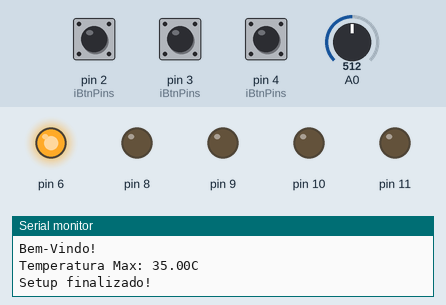
Bench run of a program on a simulated Arduino Uno, built with avr-gcc and run on an emulated ATmega328P. Shown: output pins drawn as LEDs (lit = HIGH), the last lines printed to the serial monitor. Dashed ring = blinking. The test bench sets the inputs (shaded band); at power-on: pin 2 (iBtnPins) HIGH, pin 3 (iBtnPins) HIGH, A0 = 512, pin 4 (iBtnPins) HIGH.

Above: at 1.2 s.
1.3 s: pin 2 (iBtnPins) pulled LOW for 1 s
At 2.25 s:
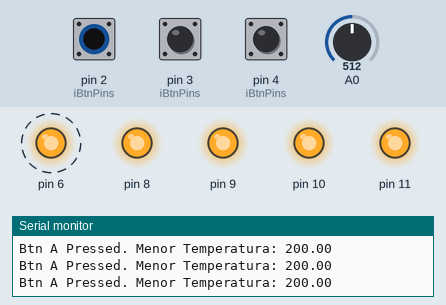
At 4.6 s:
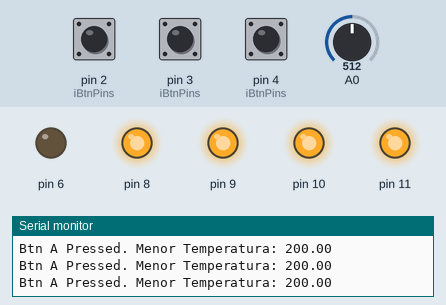
4.8 s: pin 3 (iBtnPins) pulled LOW for 3.2 s
At 5.8 s:
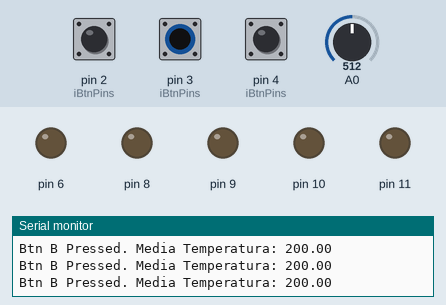
9.5 s: A0 set to 122
11.0 s: pin 4 (iBtnPins) pulled LOW for 3.2 s
At 13.87 s:
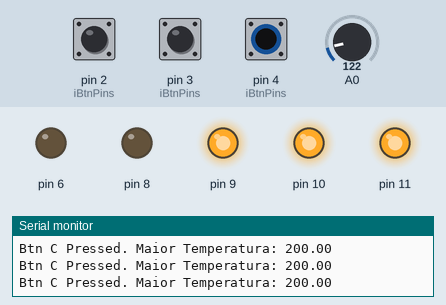
15.7 s: pin 2 (iBtnPins) pulled LOW for 0.15 s
17.5 s: pin 3 (iBtnPins) pulled LOW for 1 s
Timing chart, 0 to 20.5 s (numbered marks = the images above; inputs shaded):
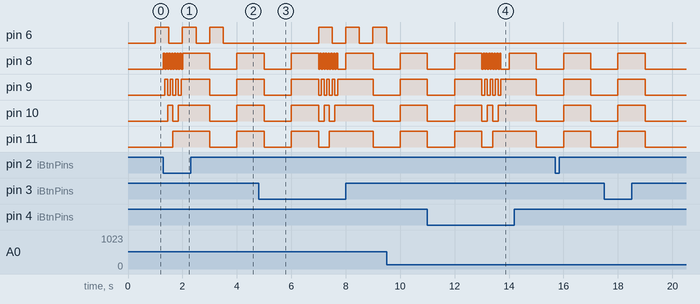

Measured:
- after the input at 1.3 s, pin 8: goes 7 × (HIGH 0.05 s, LOW 0.05 s), HIGH 1.0 s, LOW 1.0 s, then HIGH, starting at once; pin 9: goes 3 × (HIGH 0.10 s, LOW 0.10 s), HIGH 1.0 s, LOW 1.0 s, then HIGH, starting after 0.05 s
- by itself, pin 6: alternates HIGH for 0.50 s and LOW for 0.50 s

The program:

main.cpp
```cpp
/*

Nome: Yhan Christian Souza Silva
Data: 22/09/2023

Passo 1: Monte um circuito contento 1 TMP36, 3 botão, 4 leds, e 1 buzzer.
Passo 2: Implemente um programa para monitorar a temperatura e fornecer informações sobre sua
variação no ambiente.
✔ Os leds deverão ser usados para indicar a quantidade de vezes que os botões (b1, b2 e b3) foram
pressionados (represente nos leds o valor em binário: 0-F ). Lembre-se de fazer o tratamento do
efeito de bounce.
✔ Quando a contagem (b1+b2+b3) ultrapassar o valor decimal igual a 15, os leds devem piscar 3
vezes, sendo 1 segundos ligado e 1 segundo desligado .
✔ Após os leds piscarem 3 vezes, o contador deve ser zerado e os leds devem retornar ao valor
inicial (todos apagados).
✔ As medições de temperatura devem ser realizadas a cada 1 segundo.
✔ Independente dos botões, o buzzer deve apitar a cada 3 segundos (sendo 0,5 segundo ligado e
0,5 segundo desligado) quando a temperatura medida for superior ao valor limite estabelecido.
✔ Quando a temperatura estiver abaixo do limite estabelecido, o buzzer deve permanecer
desligados.
Passo 3: Defina as funções de cada botão no circuito.
✔ Quando o botão 1 for pressionado deve ser mostrado no monitor serial o menor valor de
temperatura mensurado durante o experimento;
✔ Quando o botão 2 for pressionado deve ser mostrado no monitor serial a temperatura média
medida nos últimos 30 segundos (as medições devem ser feitas a cada 1 segundo);
✔ Quando a chave 3 for pressionada deve ser mostrado no monitor serial a temperatura máxima
mensurada durante o experimento.

Observação: Para realizar a atividade utilize o sensor de temperatura TMP36 disponível no
Tinkercad ao invés do LM35 (indisponível no Tinkercad). Pesquise uma forma adequada de
realização do cálculo de temperatura utilizando o TMP36 para implementar o seu código.

*/

/* Include -------------------------------------------------------------------*/
#include <Arduino.h>

/* Define --------------------------------------------------------------------*/

/* SERIAL --------------------------------------------------------------------*/
#define BAUD_RATE 9600

/* INPUTS --------------------------------------------------------------------*/
#define SENSOR_TEMP A0
#define GPIO_BTN_A 2
#define GPIO_BTN_B 3
#define GPIO_BTN_C 4

/* OUTPUTS -------------------------------------------------------------------*/
#define GPIO_BUZZER 6
#define GPIO_LED_A 8
#define GPIO_LED_B 9
#define GPIO_LED_C 10
#define GPIO_LED_D 11

/* DEFINES GERAIS PROJETO ----------------------------------------------------*/
#define MAX_LEITURAS 30
#define MAX_TEMPERATURA 35.0
#define MAX_CONTADOR 15

/* Typedef -------------------------------------------------------------------*/

/*Callbacks*/
typedef void (*pvButtonCallback)(void);

/*Enum - Botões*/
typedef enum
{
  BUTTON_A = 0,
  BUTTON_B,
  BUTTON_C,
  MAX_BUTTONS
} e_buttons_t;

/*Enum - Leds*/
enum
{
  LED_A = 0,
  LED_B,
  LED_C,
  LED_D,
  MAX_LEDS
};

/*Enum - Timers*/
typedef enum
{
  TIMER_DEBOUNCE_BTN_A,
  TIMER_DEBOUNCE_BTN_B,
  TIMER_DEBOUNCE_BTN_C,
  TIMER_1_SEG,
  TIMER_BLINK_LED,
  TIMER_BUZZER,
  MAX_TIMERS
} e_timeout_t;

/*Enum - Tempos Timers*/
enum
{
  TEMPO_TIMER_DEBOUNCE_BTN_A = 50,
  TEMPO_TIMER_DEBOUNCE_BTN_B = 50,
  TEMPO_TIMER_DEBOUNCE_BTN_C = 50,
  TEMPO_TIMER_1_SEG = 1000,
  TEMPO_TIMER_BLINK_LED = 1000,
  TEMPO_TIMER_BUZZER = 500,
};

/* Struct Buttons*/
typedef struct
{
  int *piButtonsPins;
  int iNumButtons;
  pvButtonCallback pvCallbackBtnPressed[MAX_BUTTONS];
} st_buttons_t;

/* Struct Leds*/
typedef struct
{
  int *piLedsPins;
  int iNumLeds;
} st_leds_t;

/* Struct Timers*/
typedef struct
{
  unsigned long ulTimers[MAX_TIMERS];
  bool fTimerExpirado[MAX_TIMERS];
} st_timers_t;

/* Struct Dados Temperatura*/
typedef struct
{
  float fTempMin;
  float fTempMax;
  float fUltimoValor;
  float fLeiturasTemp[MAX_LEITURAS];
  float fTempMedia;
  int iContadorMedia;
  bool fIniciaLeituraTemp;
} st_tempdata_t;

/* Struct Eventos (Contador e Buzzer)*/
typedef struct
{
  int iContador;
  bool fBuzzerLigado;
  bool fReiniciaContador;
} st_eventos_t;

/* Public objects ------------------------------------------------------------*/
const static int iBtnPins[] = {GPIO_BTN_A, GPIO_BTN_B, GPIO_BTN_C};
const static st_buttons_t gstButtons = {
    .piButtonsPins = (int *)iBtnPins,
    .iNumButtons = MAX_BUTTONS};

const static int iLedsGpio[] = {GPIO_LED_A, GPIO_LED_B, GPIO_LED_C, GPIO_LED_D};
const static st_leds_t gstLeds = {
    .piLedsPins = (int *)iLedsGpio,
    .iNumLeds = MAX_LEDS};

st_tempdata_t gstDadosTemperatura;
st_timers_t gstTimers;
st_eventos_t gstEventos;

/* Global constants -----------------------------------------------------------*/
const int gviTempoTimers[MAX_TIMERS] = {
    TEMPO_TIMER_DEBOUNCE_BTN_A,
    TEMPO_TIMER_DEBOUNCE_BTN_B,
    TEMPO_TIMER_DEBOUNCE_BTN_C,
    TEMPO_TIMER_1_SEG,
    TEMPO_TIMER_BLINK_LED,
    TEMPO_TIMER_BUZZER};

/* Global Variables -----------------------------------------------------------*/

/* Function prototypes -------------------------------------------------------*/
void ConfigButtons(const st_buttons_t *pstButtons);
void SetBtnPressedCallback(st_buttons_t *pstButtons, e_buttons_t eButton, pvButtonCallback pvCallback);
void CallbackButtonPressedA();
void CallbackButtonPressedB();
void CallbackButtonPressedC();
void CheckButtonsPressed(const st_buttons_t *pstButtons, st_timers_t *pstTimers);
void ConfigLeds(const st_leds_t *pstLeds);
void SetLedsOutput(const st_leds_t *pstLeds, int iValue);
void ConfigBuzzer(const int iPin);
void SetBuzzerOutput(const int iPin, st_eventos_t *pstEventos);
void IniciaVariaveis();
void IniciaTimers(st_timers_t *pstTimers);
void AtualizaTimers(st_timers_t *pstTimers);
bool fEstouroTimer(st_timers_t *pstTimers, e_timeout_t eTimeout);
void ResetaTimers(st_timers_t *pstTimers, e_timeout_t eTimeout);
float fLeituraTemperatura(const int iPin);
void AtualizaTemperatura(st_tempdata_t *pstTempData, float fUltimaLeitura);
bool fTemperaturaLimite(st_tempdata_t *pstTempData);
void AtualizaContador(st_eventos_t *pstEventos);
void ReiniciaContador(st_eventos_t *pstEventos);

/* Setup  --------------------------------------------------------------------*/
void setup()
{
  /* Habilita Serial */
  Serial.begin(BAUD_RATE);

  /*Configura Botões como ENTRADA PULL_UP */
  ConfigButtons(&gstButtons);

  /*Configura LEDs como Saídas e inicia com todos desligados */
  ConfigLeds(&gstLeds);

  /*Configura Buzzer como Saída e mantém desligado */
  ConfigBuzzer(GPIO_BUZZER);

  /* Inicializa Variáveis e Estruturas Globais */
  IniciaVariaveis();

  /*Configura e Inializa Timers do Projeto */
  IniciaTimers(&gstTimers);

  /*Msg informando a temperatura máx setada*/
  Serial.println("Bem-Vindo!");
  Serial.println("Temperatura Max: " + String(MAX_TEMPERATURA) + "C");

  /*Msg informando que SETUP foi finalizado*/
  Serial.println(F("Setup finalizado!"));
}

/* Loop ----------------------------------------------------------------------*/
void loop()
{
  /*Variáveis do Escopo Loop */
  float fTemperaturaAtual;

  /*Atualiza Timers */
  AtualizaTimers(&gstTimers);

  /*Verifica Botão Pressionado - Trata Debounce e Executa Callback*/
  CheckButtonsPressed(&gstButtons, &gstTimers);

  /*Verifica se Contador atingiu limite*/
  if (gstEventos.fReiniciaContador)
  {
    /*Reinicia Contador*/
    ReiniciaContador(&gstEventos);
  }

  /*Atualiza Timer de 1s */
  if (fEstouroTimer(&gstTimers, TIMER_1_SEG))
  {
    /* Atualiza Temperatura atual */
    fTemperaturaAtual = fLeituraTemperatura(SENSOR_TEMP);
    /* Atualiza estrutura temperatura */
    AtualizaTemperatura(&gstDadosTemperatura, fTemperaturaAtual);

    /*Verifica se temperatura atingiu limite*/
    fTemperaturaLimite(&gstDadosTemperatura) ? (gstEventos.fBuzzerLigado = true) : (gstEventos.fBuzzerLigado = false);

    /*Reinicia Timer */
    ResetaTimers(&gstTimers, TIMER_1_SEG);
  }
  /*Buzzer Evento Temperatura Maxima*/
  SetBuzzerOutput(GPIO_BUZZER, &gstEventos);
}

/* Body of private functions -------------------------------------------------*/

/**
 * @Func       : ConfigButtons
 * @brief      : Configura botões como entrada PULL_UP
 * @param      : pstButtons -> Estrutura contendo BUTTON (GPIO) e NUM_MAX
 * @retval     : N.A
 */
void ConfigButtons(const st_buttons_t *pstButtons)
{
  int i = 0;
  for (i = 0; i < pstButtons->iNumButtons; i++)
  {
    pinMode(pstButtons->piButtonsPins[i], INPUT_PULLUP);
  }
  /*Configura CallBacks*/
  SetBtnPressedCallback((st_buttons_t *)pstButtons, BUTTON_A, CallbackButtonPressedA);
  SetBtnPressedCallback((st_buttons_t *)pstButtons, BUTTON_B, CallbackButtonPressedB);
  SetBtnPressedCallback((st_buttons_t *)pstButtons, BUTTON_C, CallbackButtonPressedC);
}

/**
 * @Func       : SetBtnPressedCallback
 * @brief      : Configura função de callback para botão pressionado
 * @param      : pstButtons -> Estrutura contendo BUTTON (GPIO) e NUM_MAX
 *             : eButton -> Botão que terá função de callback configurada
 *             : pvCallback -> Função de callback
 * @retval     : N.A
 */
void SetBtnPressedCallback(st_buttons_t *pstButtons, e_buttons_t eButton, pvButtonCallback pvCallback)
{
  pstButtons->pvCallbackBtnPressed[eButton] = pvCallback;
}

/**
 * @Func       : CallbackButtonPressedA
 * @brief      : Função de callback para botão A pressionado
 * @param      : N.A
 * @retval     : N.A
 */
void CallbackButtonPressedA()
{
  /*Variáveis do Escopo */
  char szBuffer[100 + 1];
  char szTempAux[8 + 1];
  /*Limpa Buffers */
  memset(szBuffer, 0, sizeof(szBuffer));
  memset(szTempAux, 0, sizeof(szTempAux));
  /*Converte e printa informação temperatura*/
  dtostrf(gstDadosTemperatura.fTempMin, 6, 2, szTempAux);
  snprintf(szBuffer, sizeof(szBuffer), "Btn A Pressed. Menor Temperatura: %s", szTempAux);
  Serial.println(szBuffer);
  /*Atualiza Contador*/
  AtualizaContador(&gstEventos);
}

/**
 * @Func       : CallbackButtonPressedB
 * @brief      : Função de callback para botão B pressionado
 * @param      : N.A
 * @retval     : N.A
 */
void CallbackButtonPressedB()
{
  /*Variáveis do Escopo */
  char szBuffer[100 + 1];
  char szTempAux[8 + 1];
  /*Limpa Buffers */
  memset(szBuffer, 0, sizeof(szBuffer));
  memset(szTempAux, 0, sizeof(szTempAux));
  /*Converte e printa informação temperatura*/
  dtostrf(gstDadosTemperatura.fTempMedia, 6, 2, szTempAux);
  snprintf(szBuffer, sizeof(szBuffer), "Btn B Pressed. Media Temperatura: %s", szTempAux);
  Serial.println(szBuffer);
  /*Atualiza Contador*/
  AtualizaContador(&gstEventos);
}

/**
 * @Func       : CallbackButtonPressedC
 * @brief      : Função de callback para botão C pressionado
 * @param      : N.A
 * @retval     : N.A
 */
void CallbackButtonPressedC()
{
  /*Variáveis do Escopo */
  char szBuffer[100 + 1];
  char szTempAux[8 + 1];
  /*Limpa Buffers */
  memset(szBuffer, 0, sizeof(szBuffer));
  memset(szTempAux, 0, sizeof(szTempAux));
  /*Converte e printa informação temperatura*/
  dtostrf(gstDadosTemperatura.fTempMax, 6, 2, szTempAux);
  snprintf(szBuffer, sizeof(szBuffer), "Btn C Pressed. Maior Temperatura: %s", szTempAux);
  Serial.println(szBuffer);
  /*Atualiza Contador*/
  AtualizaContador(&gstEventos);
}

/**
 * @Func       : CheckButtonsPressed
 * @brief      : Verifica se botão foi pressionado e executa função de callback
 * @param      : pstButtons -> Estrutura contendo BUTTON (GPIO) e NUM_MAX
 * @retval     : N.A
 */
void CheckButtonsPressed(const st_buttons_t *pstButtons, st_timers_t *pstTimers)
{
  int i = 0;
  for (i = 0; i < pstButtons->iNumButtons; i++)
  {
    if (digitalRead(pstButtons->piButtonsPins[i]) == LOW)
    {
      if (fEstouroTimer(pstTimers, (e_timeout_t)i))
      {
        pstButtons->pvCallbackBtnPressed[i]();
        ResetaTimers(pstTimers, (e_timeout_t)i);
      }
    }
  }
}

/**
 * @Func       : ConfigLeds
 * @brief      : Configura LEDS como saída
 * @param      : pstLeds -> Estrutura contendo LEDS (GPIO) e NUM_MAX
 * @retval     : N.A
 */
void ConfigLeds(const st_leds_t *pstLeds)
{
  int i = 0;
  for (i = 0; i < pstLeds->iNumLeds; i++)
  {
    pinMode(pstLeds->piLedsPins[i], OUTPUT);
    digitalWrite(pstLeds->piLedsPins[i], LOW);
  }
}

/**
 * @Func       : SetLedsOutput
 * @brief      : Configura saída dos LEDS
 * @param      : pstLeds -> Estrutura contendo LEDS (GPIO) e NUM_MAX
 *             : iValue -> Valor a ser escrito nos LEDs
 * @retval     : N.A
 */
void SetLedsOutput(const st_leds_t *pstLeds, int iValue)
{
  int i = 0;
  for (i = 0; i < pstLeds->iNumLeds; i++)
  {
    /*Define o estado (ligado ou desligado) de um LED com base no valor do bit 'i' em 'iValue'.
    Isso envolve o deslocamento do bit desejado para a posição mais à direita e a extração do seu valor
    (1 para ligado, 0 para desligado)
    */
    digitalWrite(pstLeds->piLedsPins[i], (iValue >> i) & 0x01);
  }
}

/**
 * @Func       : ConfigBuzzer
 * @brief      : Configura Buzzer como saída
 * @param      : iPin - Pino vinculado ao buzzer
 * @retval     : N.A
 */
void ConfigBuzzer(const int iPin)
{
  pinMode(iPin, OUTPUT);
  digitalWrite(iPin, LOW);
}

/**
 * @Func       : SetBuzzerOutput
 * @brief      : Configura saída do Buzzer
 * @param      : iPin - Pino vinculado ao buzzer
 *             : pstEventos - Estrutura Dados Eventos
 * @retval     : N.A
 */
void SetBuzzerOutput(const int iPin, st_eventos_t *pstEventos)
{
  static bool fLigaBuzzer = false;
  static bool fIntervaloBuzzer = false;
  static int iContadorBuzzer = 0;

  /*Verifica Timer Buzzer*/
  if (pstEventos->fBuzzerLigado)
  {
    if (fEstouroTimer(&gstTimers, TIMER_BUZZER))
    {
      if (!fIntervaloBuzzer)
      {
        /*Inverte estado Buzzer*/
        fLigaBuzzer = !fLigaBuzzer;
        /*Atualiza saída Buzzer*/
        digitalWrite(iPin, fLigaBuzzer);
      }
      else
      {
        /*Mantém Buzzer Desligado*/
        digitalWrite(iPin, LOW);
      }
      /*Incrementa Contador*/
      iContadorBuzzer++;

      /*Verifica Valor Contador*/
      if (iContadorBuzzer == 6)
      {
        /*Reinicia Contador*/
        iContadorBuzzer = 0;
        /*Reinicia Flag Intervalo*/
        fIntervaloBuzzer = !fIntervaloBuzzer;
      }
      /*Reinicia Timer*/
      ResetaTimers(&gstTimers, TIMER_BUZZER);
    }
  }
  else
  {
    /*Mantém Buzzer Desligado*/
    digitalWrite(iPin, LOW);
    /*Reinicia Flag Intervalo*/
    fIntervaloBuzzer = false;
    /*Reinicia Contador*/
    iContadorBuzzer = 0;
    /*Reinicia Flag Liga Buzzer*/
    fLigaBuzzer = false;
  }
}

/**
 * @Func       : Inicia Estrutura de Timers
 * @brief      : Inicia Estrutura de Timers do Projeto
 * @param      : pstTimers -> Ponteiro para estrutura de Timers
 * @retval     : N.A
 */
void IniciaTimers(st_timers_t *pstTimers)
{
  /* Variáveis empregadas ao escopo */
  int i;

  /* Limpa Estrutura */
  memset(pstTimers, 0, sizeof(*pstTimers));
  /* Define o Tempo dos Timers e Inicia os mesmos */
  for (i = 0; i < MAX_TIMERS; i++)
  {
    pstTimers->ulTimers[i] = gviTempoTimers[i];
    pstTimers->fTimerExpirado[i] = false;
  }
}

/**
 * @Func       : IniciaVariaveis
 * @brief      : Inicia Variáveis (Globais) e Estruturas Projeto
 * @param      : N.A
 * @retval     : N.A
 */
void IniciaVariaveis()
{
  memset(&gstDadosTemperatura, 0, sizeof(gstDadosTemperatura));
  memset(&gstEventos, 0, sizeof(gstEventos));
}

/**
 * @Func       : AtualizaTimers
 * @brief      : Atualiza o estado dos timers com base no tempo atual
 * @param      : pstTimers - Ponteiro para a estrutura de dados dos timers
 * @retval     :  N.A
 */
void AtualizaTimers(st_timers_t *pstTimers)
{
  int i;
  unsigned long ulCurrentTime = millis();

  for (i = 0; i < MAX_TIMERS; i++)
  {
    if (!pstTimers->fTimerExpirado[i] && (ulCurrentTime >= pstTimers->ulTimers[i]))
    {
      pstTimers->fTimerExpirado[i] = true;
    }
  }
}

/**
 * @Func       : ResetaTimers
 * @brief      : Reinicia um timer específico para o seu valor inicial
 * @param      : pstTimers - Ponteiro para a estrutura de dados dos timers
 *             : eTimeout - O tipo de timer a ser reiniciado
 * @retval     :  N.A
 */
void ResetaTimers(st_timers_t *pstTimers, e_timeout_t eTimeout)
{
  pstTimers->ulTimers[eTimeout] = millis() + gviTempoTimers[eTimeout];
  pstTimers->fTimerExpirado[eTimeout] = false;
}

/**
 * @Func       : fEstouroTimer
 * @brief      : Verifica se um timer específico expirou
 * @param      : pstTimers - Ponteiro para a estrutura de dados dos timers
 *             : eTimeout - O tipo de timer a ser verificado
 * @retval     : true se o timer expirou, false caso contrário
 */
bool fEstouroTimer(st_timers_t *pstTimers, e_timeout_t eTimeout)
{
  return pstTimers->fTimerExpirado[eTimeout];
}

/**
 * @Func       : fLeituraTemperatura
 * @brief      :  Obtêm leitura de tempereratura do sensor TMP36
 * @param      : iPin - Pino vinculado ao sensor
 * @retval     : fTemperaturaAtual - Tempetura lida
 */
float fLeituraTemperatura(const int iPin)
{
  return ((analogRead(iPin) * (5 / 1024.0)) - 0.5) * 100;
}

/**
 * @Func       : AtualizaTemperatura
 * @brief      : Atualiza temperatura média, maior, menor obtidos pelo sensor TMP36
 * @param      : pstTempData - Estrutura Dados Temperatura
 *             : fUltimaLeitura - Ultimo valor lido pelo sensor TMP36
 * @retval     : N.A
 */
void AtualizaTemperatura(st_tempdata_t *pstTempData, float fUltimaLeitura)
{
  float fSomaLeituras = 0.0;
  static bool fCicloCompleto = false;
  static int iIndex = 0;
  int i;

  /* Verifica se leitura já foi iniciada */
  if (!pstTempData->fIniciaLeituraTemp)
  {
    pstTempData->fTempMin = fUltimaLeitura;
    pstTempData->fTempMax = fUltimaLeitura;
    pstTempData->fUltimoValor = fUltimaLeitura;
    pstTempData->iContadorMedia = 0;
    pstTempData->fLeiturasTemp[0] = fUltimaLeitura;
    pstTempData->fTempMedia = fUltimaLeitura;
    pstTempData->fIniciaLeituraTemp = true;
  }
  else
  {
    /* Atualiza Ultima Leitura */
    pstTempData->fUltimoValor = fUltimaLeitura;

    /* Adiciona a última temperatura lida ao vetor de Leituras */
    pstTempData->fLeiturasTemp[pstTempData->iContadorMedia] = fUltimaLeitura;

    /* Incrementa o contador de Leituras */
    pstTempData->iContadorMedia++;

    /* Verifica se contador alcançou o limite */
    (fCicloCompleto) ? (iIndex = MAX_LEITURAS) : (iIndex = pstTempData->iContadorMedia);

    /* Verifica se contador alcançou o limite e reinicia se necessário */
    if (pstTempData->iContadorMedia >= MAX_LEITURAS)
    {
      fCicloCompleto = true;
      pstTempData->iContadorMedia = 0;
    }

    /* Recalcula Média */
    for (i = 0; i < iIndex; i++)
    {
      /* Calcula Média somente de Valores lidos */
      fSomaLeituras += pstTempData->fLeiturasTemp[i];
    }

    /* Atualiza Media */
    pstTempData->fTempMedia = fSomaLeituras / iIndex;

    /* Atualiza a menor temperatura obtida nas últimas leituras */
    if (fUltimaLeitura < pstTempData->fTempMin)
    {
      pstTempData->fTempMin = fUltimaLeitura;
    }

    /* Atualiza a maior temperatura obtida nas últimas leituras */
    if (fUltimaLeitura > pstTempData->fTempMax)
    {
      pstTempData->fTempMax = fUltimaLeitura;
    }

    /*Imprime informações*/
   /*
    Serial.println("Temperatura Atual: " + String(fUltimaLeitura) + "C");
    Serial.println("Temperatura Media: " + String(pstTempData->fTempMedia) + "C");
    Serial.println("Temperatura Min: " + String(pstTempData->fTempMin) + "C");
    Serial.println("Temperatura Max: " + String(pstTempData->fTempMax) + "C");
   */
  }
}

/**
 * @Func       : fTemperaturaLimite
 * @brief      : Verifica se temperatura lida está acima do limite
 * @param      : pstTempData - Estrutura Dados Temperatura
 * @retval     : true - Temperatura acima do limite
 *             : false - Temperatura abaixo do limite
 */
bool fTemperaturaLimite(st_tempdata_t *pstTempData)
{
  return (pstTempData->fUltimoValor > MAX_TEMPERATURA) ? true : false;
}

/**
 * @Func       : AtualizaContador
 * @brief      : Atualiza contador e flag para reiniciar contador
 * @param      : pstEventos - Estrutura Dados Eventos
 * @retval     : N.A
 */
void AtualizaContador(st_eventos_t *pstEventos)
{

  /*Verifica fReiniciaContador*/
  if (pstEventos->fReiniciaContador)
  {
    return;
  }

  /* Incrementa contador */
  pstEventos->iContador++;

  /* Verifica se contador alcançou o limite */
  if (pstEventos->iContador >= MAX_CONTADOR)
  {
    /* Atualiza flag para reiniciar contador */
    pstEventos->fReiniciaContador = true;
    return;
  }

  /*Atualiza saídas LEDs com valor contador*/
  if (!pstEventos->fReiniciaContador)
  {
    SetLedsOutput(&gstLeds, pstEventos->iContador);
  }
}

/**
 * @Func       : ReiniciaContador
 * @brief      : Reinicia contador e LEDs
 * @param      : pstEventos - Estrutura Dados Eventos
 * @retval     : N.A
 */
void ReiniciaContador(st_eventos_t *pstEventos)
{
  static int iContadorReinicia = 0;
  static int iBlink = MAX_CONTADOR;

  /*Verifica Timer Blink LED*/
  if (fEstouroTimer(&gstTimers, TIMER_BLINK_LED))
  {
    /*Inverte estado LEDS*/
    SetLedsOutput(&gstLeds, iBlink);
    /*Reinicia Timer*/
    ResetaTimers(&gstTimers, TIMER_BLINK_LED);
    /*Incrementa contador*/
    iContadorReinicia++;

    /*Altera Valor de iBLink*/
    (iContadorReinicia % 2 == 0) ? (iBlink = MAX_CONTADOR) : (iBlink = 0);

    /*Verifica se contador alcançou o limite*/
    if (iContadorReinicia == 6)
    {
      /*Desliga todos os LEDs*/
      SetLedsOutput(&gstLeds, 0);
      /*Reinicia contador*/
      iContadorReinicia = 0;
      /*Reinicia iBlink*/
      iBlink = MAX_CONTADOR;
      /* Reinicia contador */
      pstEventos->iContador = 0;
      /* Atualiza flag para reiniciar contador */
      pstEventos->fReiniciaContador = false;
    }
  }
}
```
